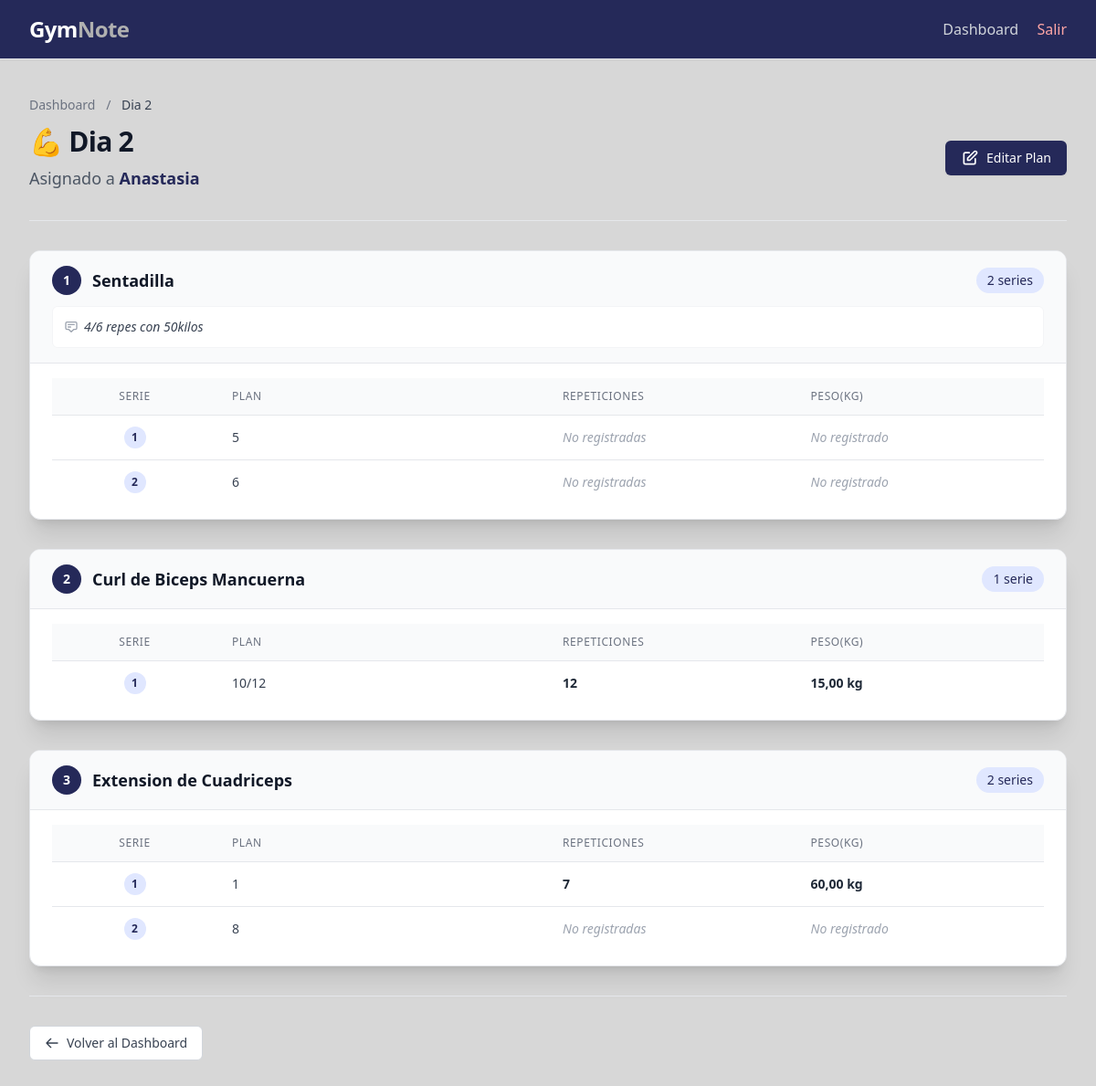
Page /entrenamiento/5/detalle/ (signed in) on the committed database.
### core/models.py (models this page shows, shortened)
class Entrenamiento(models.Model):
    entrenador = models.ForeignKey(
        PerfilUsuario,
        on_delete=models.CASCADE,
        limit_choices_to={'tipo': 'entrenador'},  # Restringe la selección a usuarios con rol de entrenador.
        related_name='entrenamientos_creados'
    )
    atleta = models.ForeignKey(
        PerfilUsuario,
        on_delete=models.CASCADE,
        limit_choices_to={'tipo': 'atleta'},  # Restringe la selección a usuarios con rol de atleta.
        related_name='entrenamientos'
    )
    nombre = models.CharField(max_length=150, help_text="Nombre del entrenamiento")
    notas = models.TextField(blank=True, help_text="Notas o comentarios del entrenamiento")
    ejercicios = models.ManyToManyField(
        Ejercicio,
        through='DetalleEntrenamiento',
        related_name='entrenamientos'
    )
    created_at = models.DateTimeField(auto_now_add=True)
    updated_at = models.DateTimeField(auto_now=True)
    class Meta:
        verbose_name = "Entrenamiento"
        verbose_name_plural = "Entrenamientos"
        ordering = ["-created_at"]  # Orden descendente por fecha de creación.

class PerfilUsuario(models.Model):
    TIPO_USUARIO = [
        ('entrenador', 'Entrenador'),
        ('atleta', 'Atleta'),
    ]
    user = models.OneToOneField(
        User,
        on_delete=models.CASCADE,
        related_name='perfil'  # Permite acceder al perfil mediante user.perfil
    )
    tipo = models.CharField(max_length=20, choices=TIPO_USUARIO)
    nombre = models.CharField(max_length=100)
    email = models.EmailField(unique=True)
    peso = models.DecimalField(
        max_digits=5,
        decimal_places=2,
        null=True,
        blank=True,
        help_text="Peso en kilogramos (solo atletas)"
    )
    entrenador = models.ForeignKey(
        'self',
        on_delete=models.SET_NULL,
        null=True,
        blank=True,
        related_name='atletas',
        help_text="Entrenador asignado (solo para atletas)"
    )
    class Meta:
        verbose_name = "Perfil de Usuario"
        verbose_name_plural = "Perfiles de Usuarios"
        ordering = ["nombre"]

class DetalleEntrenamiento(models.Model):
    entrenamiento = models.ForeignKey(
        Entrenamiento,
        on_delete=models.CASCADE,
        related_name='detalles'
    )
    ejercicio = models.ForeignKey(
        Ejercicio,
        on_delete=models.CASCADE,
        related_name='detalles'
    )
    orden = models.PositiveIntegerField(
        default=0,
        blank=False,
        null=False,
        db_index=True,
        help_text="Posición del ejercicio en la rutina (1, 2, 3...)"
    )
    peso_recomendado = models.DecimalField(
        max_digits=5,
        decimal_places=2,
        blank=True,
        null=True,
        help_text="Peso recomendado por el entrenador (kg)"
    )
    notas = models.TextField(blank=True, help_text="Notas específicas sobre el ejercicio")
    video_atleta = models.FileField(
        upload_to="videos_atletas/",
        blank=True,
        null=True,
        help_text="Video subido por el atleta ejecutando el ejercicio"
    )
    created_at = models.DateTimeField(auto_now_add=True)
    updated_at = models.DateTimeField(auto_now=True)
    class Meta:
        verbose_name = "Detalle de Entrenamiento"
        verbose_name_plural = "Detalles de Entrenamientos"
        ordering = ["entrenamiento", "orden"]

class Ejercicio(models.Model):
    nombre = models.CharField(max_length=150)
    video = models.URLField(blank=True, null=True)
    created_at = models.DateTimeField(auto_now_add=True)
    uploaded_at = models.DateTimeField(auto_now_add=True)
    class Meta:
        verbose_name = "Ejercicio"
        verbose_name_plural = "Ejercicios"
        ordering = ["nombre"]

class SerieEjercicio(models.Model):
    detalle_entrenamiento = models.ForeignKey(
        DetalleEntrenamiento,
        on_delete=models.CASCADE,
        related_name='series'
    )
    entrenamiento = models.ForeignKey(
        Entrenamiento,
        on_delete=models.CASCADE,
        related_name='series',
        null=True,
        blank=True
    )
    numero_serie = models.PositiveIntegerField(help_text="Número de la serie dentro del ejercicio")
    repeticiones_o_rango = models.CharField(
        max_length=20,
        help_text="Repeticiones o rango (ej: '10' o '8-12')"
    )
    peso_real = models.DecimalField(
        max_digits=5,
        decimal_places=2,
        null=True,
        blank=True,
        verbose_name="Peso levantado (kg)"
    )
    repeticiones_reales = models.PositiveIntegerField(
        null=True,
        blank=True,
        verbose_name="Repeticiones realizadas"
    )
    created_at = models.DateTimeField(auto_now_add=True)
    updated_at = models.DateTimeField(auto_now=True)
    class Meta:
        verbose_name = "Serie de Ejercicio"
        verbose_name_plural = "Series de Ejercicios"
        ordering = ["detalle_entrenamiento", "numero_serie"]

### core/views.py (the view)
# urls.py: path('entrenamiento/<int:pk>/detalle/', EntrenamientoDetailView.as_view(), name='entrenamiento_detail'),
class EntrenamientoDetailView(LoginRequiredMixin, DetailView):
    model = Entrenamiento
    template_name = "core/entrenamientos/ver_detalle.html"
    context_object_name = "entrenamiento"
    def get_context_data(self, **kwargs):
        context = super().get_context_data(**kwargs)
        entrenamiento = self.get_object()
        atleta = entrenamiento.atleta
        ultimo_peso_subquery = SerieEjercicio.objects.filter(
            detalle_entrenamiento__ejercicio=OuterRef('ejercicio__pk'),
            entrenamiento__atleta=atleta,
            peso_real__isnull=False
        ).order_by(
            '-updated_at'
        ).values(
            'peso_real'
        )[:1]
        detalles = entrenamiento.detalles.order_by('orden').select_related('ejercicio').annotate(
            ultimo_peso_utilizado=Subquery(
                ultimo_peso_subquery,
                output_field=DecimalField() # Especificamos el tipo de dato
            )
        ).prefetch_related('series') # Hacemos prefetch de las series del plan actual
        context["detalles"] = detalles
        return context

### templates/core/entrenamientos/ver_detalle.html (shortened to what this page needs)
{% extends "base.html" %}
{% block content %}
<div class="max-w-7xl mx-auto">
    <header class="mb-8">
        <nav class="text-sm mb-3 text-gray-500">
            <a href="{% url 'dashboard' %}" class="hover:text-primary">Dashboard</a>
            <span class="mx-2">/</span>
            <span class="text-gray-700 font-medium">{{ entrenamiento.nombre }}</span>
        </nav>
        <div class="flex flex-col sm:flex-row justify-between items-start sm:items-center">
            <div>
                <h1 class="text-3xl font-extrabold text-gray-900 tracking-tight flex items-center">
                    💪 {{ entrenamiento.nombre }}
                </h1>
                <p class="mt-2 text-lg text-gray-600">
                    Asignado a <span class="font-semibold text-primary">{{ entrenamiento.atleta.nombre }}</span>
                </p>
            </div>
            <div class="mt-4 sm:mt-0">
                <a href="{% url 'entrenamiento_update' pk=entrenamiento.pk %}"
                   class="inline-flex items-center px-4 py-2 border border-transparent text-sm font-medium rounded-md shadow-sm text-white bg-primary hover:bg-indigo-700 transition duration-150">
                    <svg class="w-5 h-5 mr-2" fill="none" stroke="currentColor" viewBox="0 0 24 24">
                        <path stroke-linecap="round" stroke-linejoin="round" stroke-width="2" d="M11 5H6a2 2 0 00-2 2v11a2 2 0 002 2h11a2 2 0 002-2v-5m-1.414-9.414a2 2 0 112.828 2.828L11.828 15H9v-2.828l8.586-8.586z" />
                    </svg>
                    Editar Plan
                </a>
            </div>
        </div>
    </header>
    <hr class="border-gray-200 my-8">
    <div class="space-y-8">
        {% for detalle in detalles %}
            <div class="bg-white shadow-xl rounded-xl overflow-hidden border border-gray-200">
                <div class="px-6 py-4 bg-gray-50 border-b border-gray-200">
                    <div class="flex items-center justify-between">
                        <div class="flex items-center space-x-3">
                            <span class="inline-flex items-center justify-center h-8 w-8 rounded-full bg-primary text-white font-bold text-sm">
                                {{ forloop.counter }}
                            </span>
                            <div>
                                <h3 class="text-lg font-bold text-gray-900">
                                    {{ detalle.ejercicio.nombre }}
                                </h3>
                            </div>
                        </div>
                        <span class="inline-flex items-center px-3 py-1 rounded-full text-sm font-medium bg-indigo-100 text-primary">
                            {{ detalle.series.count }} serie{{ detalle.series.count|pluralize }}
                        </span>
                    </div>
                    {% if detalle.notas %}
                        <div class="mt-3 p-3 bg-white rounded-md border border-gray-100 text-sm text-gray-700 italic flex items-start">
                            <svg class="w-4 h-4 mr-1.5 text-gray-400 flex-shrink-0 mt-0.5" fill="none" stroke="currentColor" viewBox="0 0 24 24"><path stroke-linecap="round" stroke-linejoin="round" stroke-width="2" d="M7 8h10M7 12h4m1 8l-4-4H5a2 2 0 01-2-2V6a2 2 0 012-2h14a2 2 0 012 2v8a2 2 0 01-2 2h-3l-4 4z"></path></svg>
                            <span>{{ detalle.notas }}</span>
                        </div>
                    {% endif %}
                </div>
                <div class="px-6 py-4">
                    {% if detalle.series.all %}
                        <table class="min-w-full divide-y divide-gray-200">
                                    <thead class="bg-gray-50">
                                        <tr>
                                            <th class="px-4 py-3 text-center text-xs font-medium text-gray-500 uppercase tracking-wider w-2/12">
                                                Serie
                                            </th>
                                            <th class="px-4 py-3 text-left text-xs font-medium text-gray-500 uppercase tracking-wider w-4/12">
                                                Plan
                                            </th>
                                            <th class="px-4 py-3 text-left text-xs font-medium text-gray-500 uppercase tracking-wider w-3/12">
                                                Repeticiones
                                            </th>
                                            <th class="px-4 py-3 text-left text-xs font-medium text-gray-500 uppercase tracking-wider w-3/12">
                                                Peso(kg)
                                            </th>
                                        </tr>
                                    </thead>
                                    <tbody class="bg-white divide-y divide-gray-200">
                                        {% for serie in detalle.series.all|dictsort:"numero_serie" %}
                                            <tr class="hover:bg-gray-50">
                                                <td class="px-4 py-3 whitespace-nowrap text-sm font-medium text-center">
                                                    <span class="inline-flex items-center justify-center h-6 w-6 rounded-full bg-indigo-100 text-primary font-bold text-xs">
                                                        {{ serie.numero_serie }}
                                                    </span>
                                                </td>
                                                <td class="px-4 py-3 whitespace-nowrap text-sm text-gray-700 text-left font-medium">
                                                    {{ serie.repeticiones_o_rango }}
                                                </td>
                                                <td class="px-4 py-3 whitespace-nowrap text-sm text-left">
                                                    {% if serie.repeticiones_reales is not None %}
                                                        <span class="font-semibold text-gray-800">{{ serie.repeticiones_reales }}</span>
                                                    {% else %}
                                                        <span class="text-gray-400 italic">No registradas</span>
                                                    {% endif %}
                                                </td>
                                                <td class="px-4 py-3 whitespace-nowrap text-sm text-left">
                                                    {% if serie.peso_real is not None %}
                                                        <span class="font-semibold text-gray-800">{{ serie.peso_real }} kg</span>
                                                    {% else %}
                                                        <span class="text-gray-400 italic">No registrado</span>
                                                    {% endif %}
                                                </td>
                                            </tr>
                                        {% endfor %}
                                    </tbody>
                                </table>
                    {% endif %}
                </div>
            </div> {% endfor %}
    </div>
    <hr class="border-gray-200 my-8">
    <div class="mt-8">
        <a href="{% url 'dashboard' %}"
           class="inline-flex items-center px-4 py-2 border border-gray-300 text-sm font-medium rounded-md text-gray-700 bg-white hover:bg-gray-50 transition duration-150">
            <svg class="w-4 h-4 mr-2" fill="none" stroke="currentColor" viewBox="0 0 24 24">
                <path stroke-linecap="round" stroke-linejoin="round" stroke-width="2" d="M10 19l-7-7m0 0l7-7m-7 7h18" />
            </svg>
            Volver al Dashboard
        </a>
    </div>
</div>
{% endblock content %}

### rows in the picture
Entrenamiento: nombre "Dia 2", atleta.nombre "Anastasia"
DetalleEntrenamiento: ejercicio.nombre "Sentadilla", series.count "2", notas "4/6 repes con 50kilos"
SerieEjercicio: numero_serie "1", repeticiones_o_rango "5", shows "No registradas", shows "No registrado"
SerieEjercicio: numero_serie "2", repeticiones_o_rango "6", shows "No registradas", shows "No registrado"
DetalleEntrenamiento: ejercicio.nombre "Curl de Biceps Mancuerna", series.count "1"
SerieEjercicio: numero_serie "1", repeticiones_o_rango "10/12", repeticiones_reales "12", peso_real "15,00"
DetalleEntrenamiento: ejercicio.nombre "Extension de Cuadriceps", series.count "2"
SerieEjercicio: numero_serie "1", repeticiones_o_rango "1", repeticiones_reales "7", peso_real "60,00"
SerieEjercicio: numero_serie "2", repeticiones_o_rango "8", shows "No registradas", shows "No registrado"
